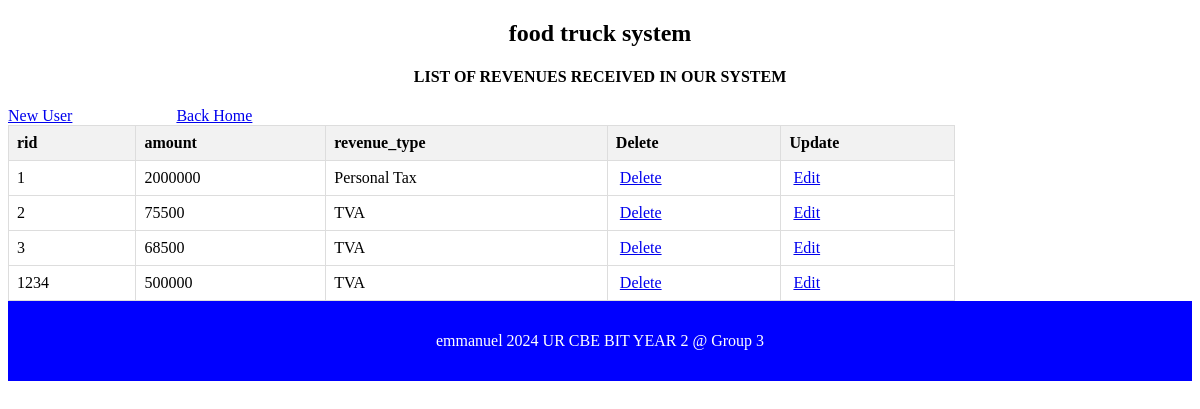
The app's page /revenue_table.php with its own data.
### tables this page shows
CREATE TABLE `revenue` (
  `rid` int(11) NOT NULL,
  `amount` int(100) NOT NULL,
  `revenue_type` varchar(150) NOT NULL
);

### revenue_table.php (the view, shortened to what this page needs)
<?php
include "dbconnection.php";
$sql = "SELECT * FROM revenue";
$result = $connection->query($sql);
?>
<!DOCTYPE html>
<html>
<head>
</head>
<body>
    <div class="container">
        <h2 style="text-align: center; font-family: century; font-weight: bold;">food truck system </h2>
        <h4 style="text-align: center; font-family: century; font-weight: bold;">LIST OF REVENUES RECEIVED IN OUR SYSTEM</h4>
        <a href="revenue_form.html" class="btn btn-primary" style="margin-top: 0px;">New User</a>
        <a href="home.html" class="btn btn-secondary" style="margin-left: 100px;">Back Home</a>
        <table class="table table-bordered">
            <thead class="bg-warning">
                <tr>
                    <th>rid</th>
                    <th>amount</th>
                    <th>revenue_type</th>
                    <th>Delete</th>
                    <th>Update</th>
                </tr>
            </thead>
            <tbody>
                <?php
                if ($result->num_rows > 0) {
                    while ($row = $result->fetch_assoc()) {
                        echo "<tr>
                            <td>" . $row['rid'] . "</td>
                            <td>" . $row['amount'] . "</td>
                            <td>" . $row['revenue_type'] . "</td>
                            <td><a style='padding: 4px;' href='revenue_delete.php?rid={$row['rid']}'>Delete</a></td>
                            <td><a style='padding: 4px;' href='revenue_edit.php?rid={$row['rid']}'>Edit</a></td>
                        </tr>";
                    }
                } else {
                    echo "<tr><td colspan='5'>No data found</td></tr>";
                }
                ?>
            </tbody>
        </table>
    </div>
    <footer>
        <p>emmanuel 2024 UR CBE BIT YEAR 2 @ Group 3</p>
    </footer>
</body>
</html>

### revenue_table.php (style rules this page uses)
table { width: 80%; border-collapse: collapse; }
th, td { border: 1px solid #ddd; padding: 8px; text-align: left; }
th { background-color: #f2f2f2; }
footer { height: 50px; text-align: center; padding: 15px; color: white; background-color: blue; }

### records on screen
revenue: rid "1", amount "2000000", revenue_type "Personal Tax"
revenue: rid "2", amount "75500", revenue_type "TVA"
revenue: rid "3", amount "68500", revenue_type "TVA"
revenue: rid "1234", amount "500000", revenue_type "TVA"
